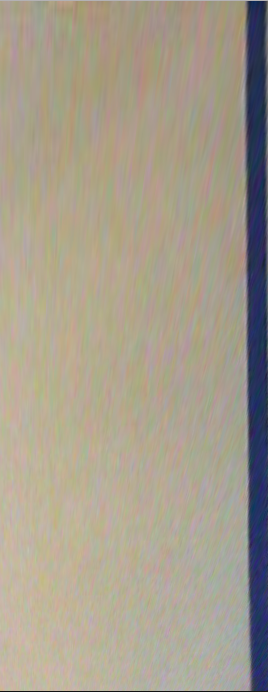
#> input picture LaneDetection/Screen Shot 2017-02-02 at 2.06.46 PM.png, 268 x 692 px, found by its file name
$ python 'twolines test.py'   (Python 2 division)   (older library calls are emulated)
#> lines starting #> are read from the running program, lines starting #| are printed output that depends on the picture; after the words box and inside, x2 and y2 are one past the last pixel; in counts of white or black regions, pixels touching at a corner belong together
import cv2
import math
import numpy as np


img = cv2.imread('/Users/Benjamin/PycharmProjects/SeniorProject/LaneDetection/Screen Shot 2017-02-02 at 2.06.46 PM.png')
#> img is the input picture: shape (692, 268, 3); mean B, G, R 140.5, 157.4, 166.1
# [75 lines of commented-out code are left out]
class PID:
    """
	Discrete PID control
	"""

    # [44 lines left out: functions __init__, update, setPoint, not called in this run]

    def setIntegrator(self, Integrator):
        self.Integrator = Integrator

    def setDerivator(self, Derivator):
        self.Derivator = Derivator

    def setKp(self, P):
        self.Kp = P

    def setKi(self, I):
        self.Ki = I

    def setKd(self, D):
        self.Kd = D

    def getPoint(self):
        return self.set_point

    def getError(self):
        return self.error

    def getIntegrator(self):
        return self.Integrator

    def getDerivator(self):
        return self.Derivator

def neighbours_vec(image):
    return image[2:,1:-1], image[2:,2:], image[1:-1,2:], image[:-2,2:], image[:-2,1:-1],     image[:-2,:-2], image[1:-1,:-2], image[2:,:-2]

# [30 lines left out: functions transitions_vec, zhangSuen_vec, not called in this run]


def line(img,contours,center_y):
    rows, cols = img.shape[:2]
    vx0, vy0, x0, y0 = cv2.fitLine(contours, cv2.DIST_L2, 0, 0.01, 0.01)
    lefty0 = int((-x0 * vy0 / vx0) + y0)
    righty0 = int(((cols - x0) * vy0 / vx0) + y0)
    x_00 = float(cols - 1)
    y_00 = float(righty0)
    x_01 = float(0)
    y_01 = float(lefty0)
    slope0 = float((y_01 - y_00) / (x_01 - x_00))
    yint0 = y_01 - (slope0 * x_01)
    x0 = (center_y - yint0) / slope0
    x0 = int(x0)
    cv2.circle(img, (x0, center_y), 5, (0, 0, 255), -1)
    return x0

def laneDetection(img):
    height, width, channels = img.shape
#> height = 692; width = 268; channels = 3
    #print height
    center_y = height / 2
#> center_y = 346
    #print center_y
    #print 'width',width
    center_x = width / 2
#> center_x = 134
    #print center_x
    hsv = cv2.cvtColor(img, cv2.COLOR_BGR2HSV)  # Convert to HSV
#> hsv: shape (692, 268, 3); mean H, S, V 30.9, 52.7, 170
    lower_blue = np.array([110, 50, 50])  # define range of blue color in HSV
    upper_blue = np.array([130, 255, 255])
    mask = cv2.inRange(hsv, lower_blue, upper_blue)  # Threshold the HSV image to get only blue colors
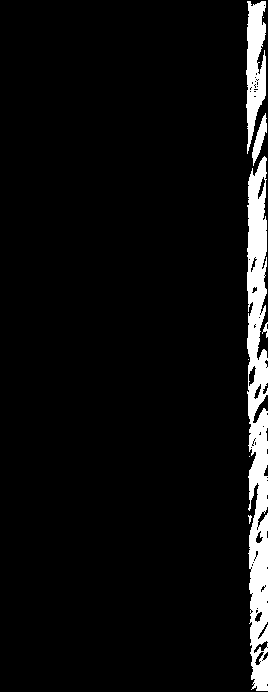
#> mask: shape (692, 268); 5.7% white; 8 white regions (4 under 20 px), largest, box (x1, y1, x2, y2) and area: (247, 156, 268, 691) 8135, (246, 1, 266, 154) 1995, (252, 113, 267, 166) 316, (262, 322, 268, 338) 41
    cv2.imshow('mask', mask)
    dilation = cv2.dilate(mask, np.ones((5, 5), np.uint8), iterations=5)
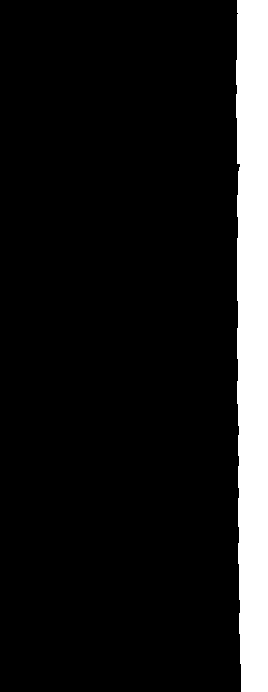
#> dilation: shape (692, 268); 11.2% white; 1 white region, box (x1, y1, x2, y2) and area: (236, 0, 268, 692) 20829
    erode = cv2.erode(dilation, np.ones((5, 5), np.uint8), iterations=3)
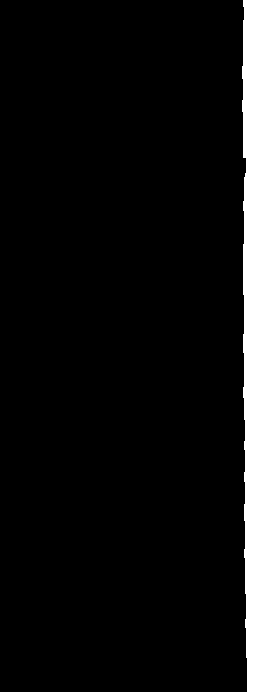
#> erode: shape (692, 268); 8.9% white; 1 white region
    cv2.imshow('erode',erode)
    im2, contours, hierarchy = cv2.findContours(erode, cv2.RETR_TREE, cv2.CHAIN_APPROX_SIMPLE)
#> contours = 1 contour; box (x1, y1, x2, y2) and area: (242, 0, 268, 692) 15770
    num_contours = len(contours)
#> num_contours = 1
    #print "contours",num_contours
    if num_contours < 2:
        zero = line(erode,contours[0],center_y)
#> in line, `vx0, vy0, x0, y0 = cv2.fitLine(contours, cv2.DIST_L2, 0, 0.01, 0.01)`: vx0 = [0.0036]; vy0 = [1]; x0 = [244.8]; y0 = [337.4]
#> in line, `lefty0 = int((-x0 * vy0 / vx0) + y0)`: lefty0 = -67730
#> in line, `righty0 = int(((cols - x0) * vy0 / vx0) + y0)`: righty0 = 6774
#> in line, `y_01 = float(lefty0)`: y_01 = -67730
#> in line, `slope0 = float((y_01 - y_00) / (x_01 - x_00))`: slope0 = 279
#> in line, `yint0 = y_01 - (slope0 * x_01)`: yint0 = -67730
#> in line, `x0 = (center_y - yint0) / slope0`: x0 = 244
#> in line, `x0 = int(x0)`: x0 = 243
#> in line, `cv2.circle(img, (x0, center_y), 5, (0, 0, 255), -1)`: img: shape (692, 268); 8.9% white; 1 white region, box (x1, y1, x2, y2) and area: (242, 0, 268, 692) 16439
#> zero = 243
        print zero
#| 243
        return
    else:
        newcontours = []
        for cnt in contours:
            area = cv2.contourArea(cnt)
            if area > 200:
                newcontours.append(cnt)

        cv2.drawContours(img, newcontours, -1, (0, 255, 0), 3)
        #print newcontours

        one = line(erode,newcontours[0],center_y)
        #print one
        two = line(erode,newcontours[1],center_y)
        #print two
        centerlane = (one + two)/2
        #print center_x
        error = center_x - centerlane
        return error


laneDetection(img)
# [17 lines of commented-out code are left out]


cv2.imshow('line',img)
cv2.waitKey()
#cv2.imwrite('/Users/Benjamin/Downloads/curvelines.jpg',img)
